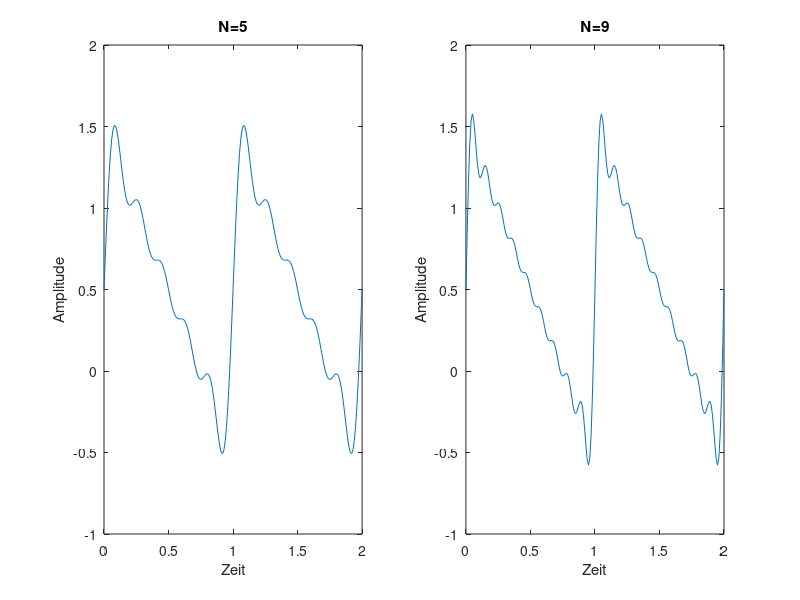

Write MATLAB code to recreate this figure.
clc
clear
close all

N = [5 9];  % Anzahl von Summeschritten
t = 0:0.01:2;   % Zeitinterval
xN1 = 0.5*ones(1, length(t));   % Matrix für DC Teil bei N=5
xN2 = 0.5*ones(1, length(t));   % Matrix für DC Teil bei N=9

for n=1:N(1)
    xN1 = xN1 + (2/(n*pi))*sin(2*n*pi*t);   % Partialsumme für N=5
end

for n=1:N(2)
    xN2 = xN2 + (2/(n*pi))*sin(2*n*pi*t);   % Partialsumme für N=9
end

subplot(1, 2, 1)
plot(t, xN1);   % Graph für N=5
title("N=5");
xlabel("Zeit");
ylabel("Amplitude");

subplot(1, 2 ,2)
plot(t,xN2);    % Graph für N=9
title("N=9");
xlabel("Zeit");
ylabel("Amplitude");